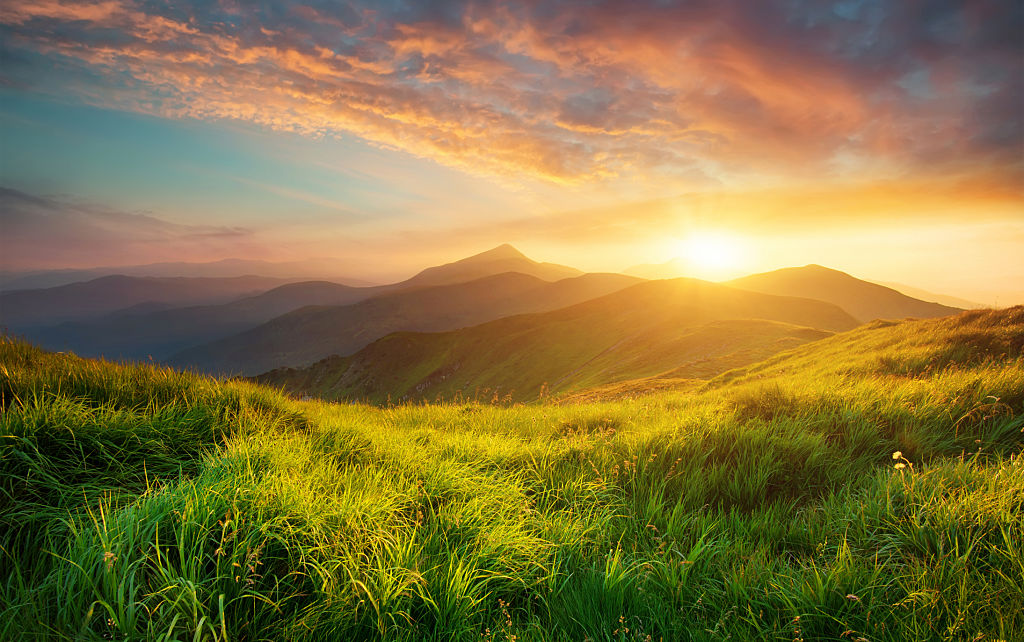
#> input picture DIP/image.jpg, 1024 x 642 px
$ python 5b.py
#> lines starting #> are read from the running program, lines starting #| are printed output that depends on the picture
import cv2
# Load images using OpenCV
image1 = cv2.imread('image.jpg',0)
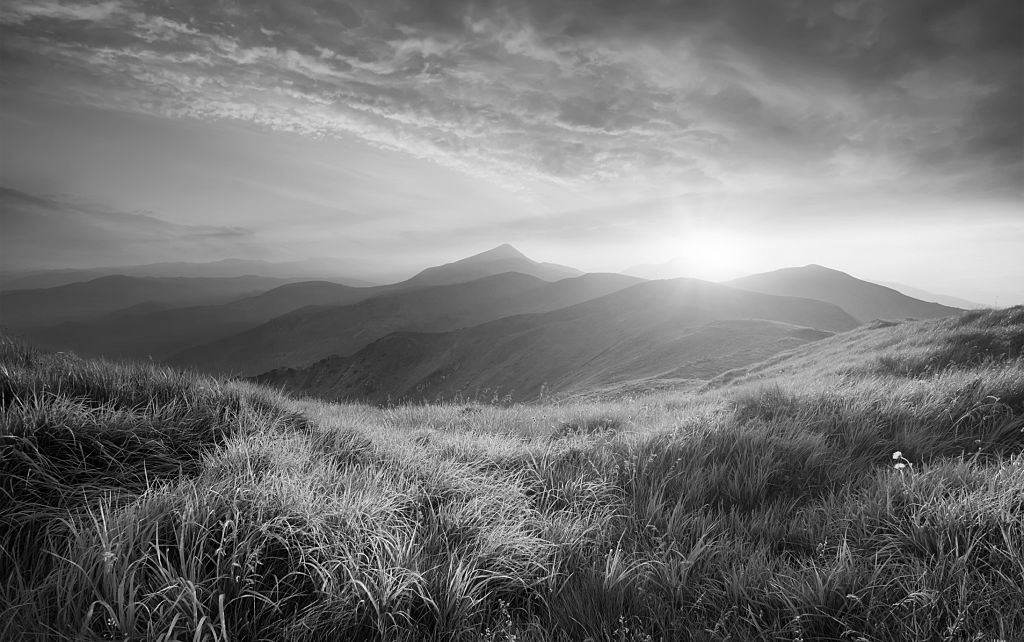
#> image1: shape (642, 1024); min 0, max 255, mean 116.5
image2 = cv2.imread('image.jpeg',0) # image1=cv2.cvtColor(image1,cv2.COLOR_BGR2RGB)
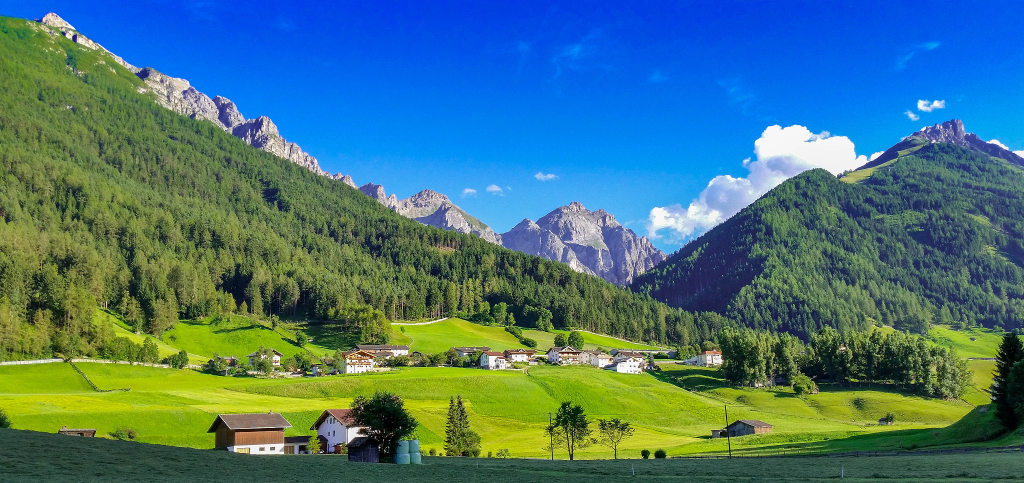
#> input picture DIP/image.jpeg, 2048 x 966 px (shown at 1/2 size)
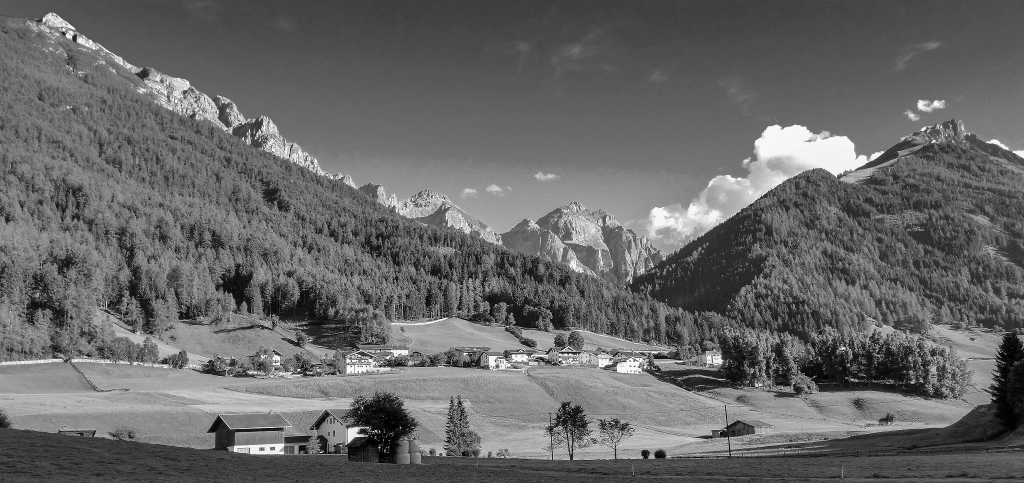
#> image2: shape (966, 2048) (shown at 1/2 size); min 0, max 255, mean 103.3

# image2=cv2.cvtColor(image2,cv2.COLOR_BGR2RGB)
w,h=image1.shape[:2]
#> w = 642; h = 1024
image2=cv2.resize(image2,(h,w), interpolation=cv2.INTER_CUBIC)
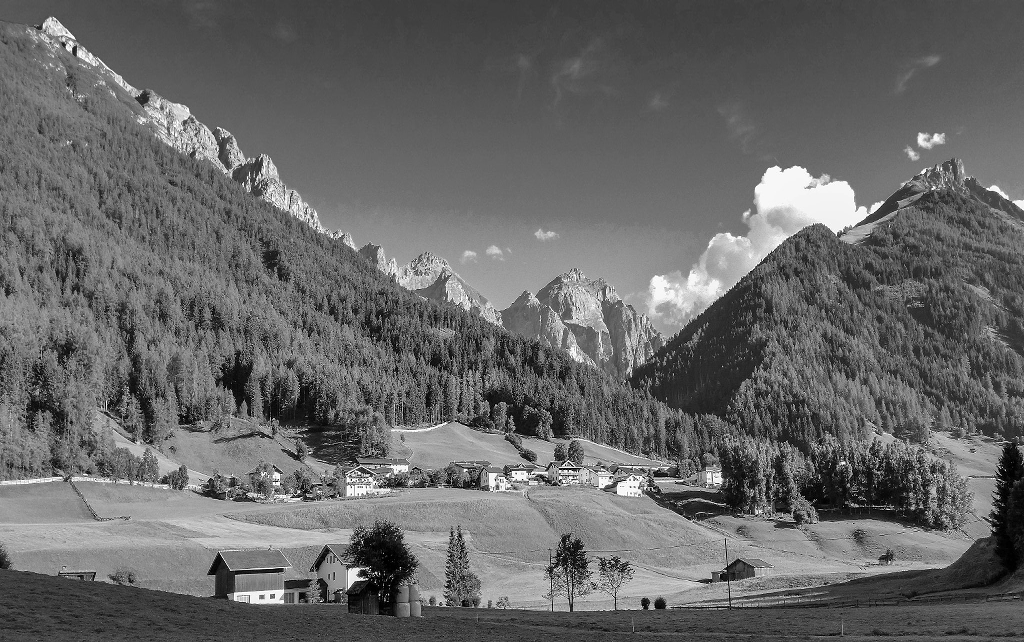
#> image2: shape (642, 1024); min 0, max 255, mean 103.3
print(image2.shape)
#| (642, 1024)
print(image2.dtype)
#| uint8
cv2.imshow('left_dog',image1)
cv2.imshow('right_dog',image2)
# add_im=cv2.add(image1,image2)
# add_im = image1 + image2
add_im= cv2.addWeighted(image1,0.5,image2,0.5,0)
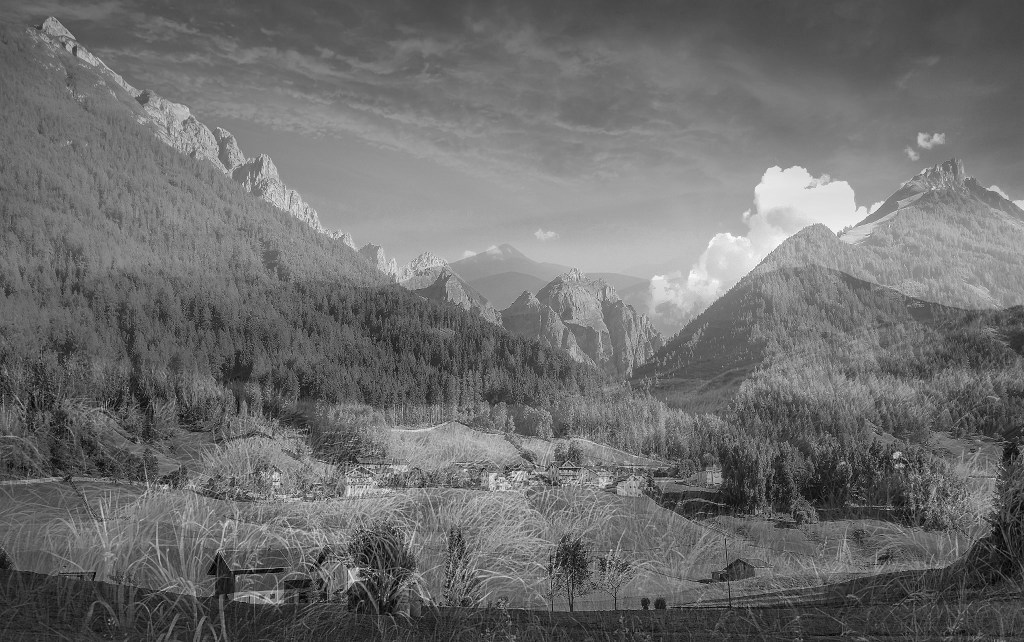
#> add_im: shape (642, 1024); min 0, max 251, mean 109.9
cv2.imshow('addition',add_im)
cv2.waitKey(0)
cv2.destroyAllWindows()
